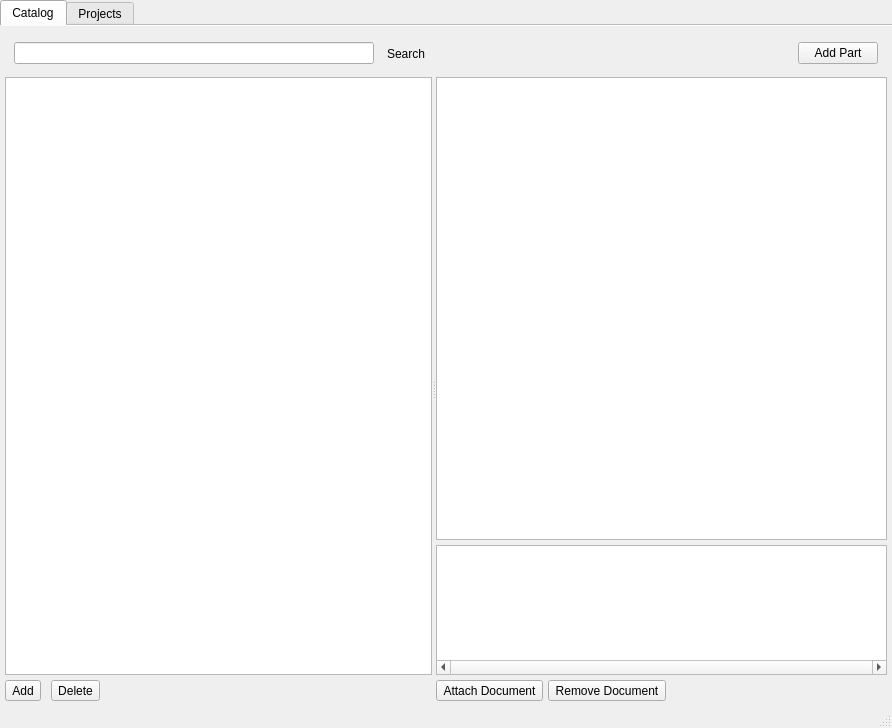
<?xml version="1.0" encoding="UTF-8"?>
<ui version="4.0">
 <class>MainWindow</class>
 <widget class="QMainWindow" name="MainWindow">
  <property name="geometry">
   <rect>
    <x>0</x>
    <y>0</y>
    <width>892</width>
    <height>728</height>
   </rect>
  </property>
  <property name="windowTitle">
   <string>MainWindow</string>
  </property>
  <property name="inputMethodHints">
   <set>Qt::ImhUppercaseOnly</set>
  </property>
  <widget class="QWidget" name="centralwidget">
   <layout class="QVBoxLayout" name="verticalLayout" stretch="0">
    <property name="leftMargin">
     <number>0</number>
    </property>
    <property name="topMargin">
     <number>0</number>
    </property>
    <property name="rightMargin">
     <number>0</number>
    </property>
    <property name="bottomMargin">
     <number>0</number>
    </property>
    <item>
     <widget class="QTabWidget" name="view">
      <property name="minimumSize">
       <size>
        <width>100</width>
        <height>100</height>
       </size>
      </property>
      <property name="tabPosition">
       <enum>QTabWidget::North</enum>
      </property>
      <property name="tabShape">
       <enum>QTabWidget::Rounded</enum>
      </property>
      <property name="currentIndex">
       <number>0</number>
      </property>
      <property name="elideMode">
       <enum>Qt::ElideMiddle</enum>
      </property>
      <property name="usesScrollButtons">
       <bool>false</bool>
      </property>
      <property name="documentMode">
       <bool>true</bool>
      </property>
      <property name="movable">
       <bool>false</bool>
      </property>
      <widget class="QWidget" name="catalog_tab">
       <property name="sizePolicy">
        <sizepolicy hsizetype="MinimumExpanding" vsizetype="MinimumExpanding">
         <horstretch>0</horstretch>
         <verstretch>0</verstretch>
        </sizepolicy>
       </property>
       <property name="minimumSize">
        <size>
         <width>886</width>
         <height>0</height>
        </size>
       </property>
       <property name="inputMethodHints">
        <set>Qt::ImhSensitiveData</set>
       </property>
       <attribute name="title">
        <string>Catalog</string>
       </attribute>
       <layout class="QVBoxLayout" name="verticalLayout_5" stretch="0,0">
        <property name="sizeConstraint">
         <enum>QLayout::SetMinimumSize</enum>
        </property>
        <property name="leftMargin">
         <number>5</number>
        </property>
        <property name="topMargin">
         <number>5</number>
        </property>
        <property name="rightMargin">
         <number>5</number>
        </property>
        <property name="bottomMargin">
         <number>5</number>
        </property>
        <item>
         <widget class="QWidget" name="command_frame" native="true">
          <property name="sizePolicy">
           <sizepolicy hsizetype="Preferred" vsizetype="Fixed">
            <horstretch>0</horstretch>
            <verstretch>0</verstretch>
           </sizepolicy>
          </property>
          <property name="minimumSize">
           <size>
            <width>0</width>
            <height>40</height>
           </size>
          </property>
          <property name="baseSize">
           <size>
            <width>0</width>
            <height>50</height>
           </size>
          </property>
          <layout class="QHBoxLayout" name="horizontalLayout_2">
           <property name="topMargin">
            <number>5</number>
           </property>
           <property name="bottomMargin">
            <number>0</number>
           </property>
           <item>
            <widget class="QLineEdit" name="searchStr"/>
           </item>
           <item>
            <widget class="QToolButton" name="searchBtn">
             <property name="text">
              <string>Search</string>
             </property>
             <property name="icon">
              <iconset resource="resources.qrc">
               <normaloff>:/btn/icons/search.png</normaloff>:/btn/icons/search.png</iconset>
             </property>
             <property name="autoRepeatDelay">
              <number>300</number>
             </property>
             <property name="toolButtonStyle">
              <enum>Qt::ToolButtonIconOnly</enum>
             </property>
             <property name="autoRaise">
              <bool>true</bool>
             </property>
            </widget>
           </item>
           <item>
            <spacer name="horizontalSpacer">
             <property name="orientation">
              <enum>Qt::Horizontal</enum>
             </property>
             <property name="sizeHint" stdset="0">
              <size>
               <width>343</width>
               <height>20</height>
              </size>
             </property>
            </spacer>
           </item>
           <item>
            <widget class="QPushButton" name="addPartBtn">
             <property name="text">
              <string>Add Part</string>
             </property>
            </widget>
           </item>
          </layout>
         </widget>
        </item>
        <item>
         <widget class="QSplitter" name="selector_split">
          <property name="sizePolicy">
           <sizepolicy hsizetype="Preferred" vsizetype="Preferred">
            <horstretch>0</horstretch>
            <verstretch>0</verstretch>
           </sizepolicy>
          </property>
          <property name="orientation">
           <enum>Qt::Horizontal</enum>
          </property>
          <property name="opaqueResize">
           <bool>true</bool>
          </property>
          <widget class="QWidget" name="verticalLayoutWidget">
           <layout class="QVBoxLayout" name="selector_frame" stretch="0,0">
            <property name="spacing">
             <number>5</number>
            </property>
            <property name="sizeConstraint">
             <enum>QLayout::SetMinimumSize</enum>
            </property>
            <item>
             <widget class="QTreeView" name="types_tree_view">
              <property name="sizePolicy">
               <sizepolicy hsizetype="Expanding" vsizetype="Preferred">
                <horstretch>1</horstretch>
                <verstretch>1</verstretch>
               </sizepolicy>
              </property>
              <property name="minimumSize">
               <size>
                <width>200</width>
                <height>0</height>
               </size>
              </property>
              <property name="maximumSize">
               <size>
                <width>16777215</width>
                <height>16777215</height>
               </size>
              </property>
              <property name="baseSize">
               <size>
                <width>200</width>
                <height>0</height>
               </size>
              </property>
              <property name="showDropIndicator" stdset="0">
               <bool>false</bool>
              </property>
              <property name="dragDropMode">
               <enum>QAbstractItemView::DropOnly</enum>
              </property>
              <property name="defaultDropAction">
               <enum>Qt::LinkAction</enum>
              </property>
              <property name="rootIsDecorated">
               <bool>false</bool>
              </property>
              <property name="headerHidden">
               <bool>true</bool>
              </property>
             </widget>
            </item>
            <item>
             <layout class="QGridLayout" name="gridLayout">
              <property name="bottomMargin">
               <number>0</number>
              </property>
              <item row="0" column="3">
               <spacer name="horizontalSpacer_2">
                <property name="orientation">
                 <enum>Qt::Horizontal</enum>
                </property>
                <property name="sizeHint" stdset="0">
                 <size>
                  <width>40</width>
                  <height>20</height>
                 </size>
                </property>
               </spacer>
              </item>
              <item row="0" column="2">
               <widget class="QToolButton" name="delTypeBtn">
                <property name="text">
                 <string>Delete</string>
                </property>
               </widget>
              </item>
              <item row="0" column="1">
               <spacer name="horizontalSpacer_3">
                <property name="orientation">
                 <enum>Qt::Horizontal</enum>
                </property>
                <property name="sizeType">
                 <enum>QSizePolicy::Minimum</enum>
                </property>
                <property name="sizeHint" stdset="0">
                 <size>
                  <width>5</width>
                  <height>20</height>
                 </size>
                </property>
               </spacer>
              </item>
              <item row="0" column="0">
               <widget class="QToolButton" name="addTypeBtn">
                <property name="enabled">
                 <bool>true</bool>
                </property>
                <property name="text">
                 <string>Add</string>
                </property>
               </widget>
              </item>
             </layout>
            </item>
           </layout>
          </widget>
          <widget class="QWidget" name="layoutWidget">
           <layout class="QVBoxLayout" name="data_frame" stretch="1,0,0">
            <property name="spacing">
             <number>5</number>
            </property>
            <property name="sizeConstraint">
             <enum>QLayout::SetDefaultConstraint</enum>
            </property>
            <property name="bottomMargin">
             <number>0</number>
            </property>
            <item>
             <widget class="QTableView" name="parts_tbl_view">
              <property name="sizePolicy">
               <sizepolicy hsizetype="Preferred" vsizetype="Preferred">
                <horstretch>1</horstretch>
                <verstretch>1</verstretch>
               </sizepolicy>
              </property>
              <property name="sizeIncrement">
               <size>
                <width>0</width>
                <height>0</height>
               </size>
              </property>
              <property name="autoFillBackground">
               <bool>true</bool>
              </property>
              <property name="frameShape">
               <enum>QFrame::StyledPanel</enum>
              </property>
              <property name="frameShadow">
               <enum>QFrame::Sunken</enum>
              </property>
              <property name="editTriggers">
               <set>QAbstractItemView::AnyKeyPressed|QAbstractItemView::DoubleClicked|QAbstractItemView::EditKeyPressed</set>
              </property>
              <property name="dragEnabled">
               <bool>false</bool>
              </property>
              <property name="dragDropOverwriteMode">
               <bool>false</bool>
              </property>
              <property name="dragDropMode">
               <enum>QAbstractItemView::NoDragDrop</enum>
              </property>
              <property name="defaultDropAction">
               <enum>Qt::IgnoreAction</enum>
              </property>
              <property name="selectionMode">
               <enum>QAbstractItemView::SingleSelection</enum>
              </property>
              <property name="selectionBehavior">
               <enum>QAbstractItemView::SelectRows</enum>
              </property>
             </widget>
            </item>
            <item>
             <layout class="QHBoxLayout" name="horizontalLayout_3" stretch="0">
              <property name="bottomMargin">
               <number>0</number>
              </property>
              <item>
               <widget class="QListWidget" name="docListWidget">
                <property name="sizePolicy">
                 <sizepolicy hsizetype="Expanding" vsizetype="Fixed">
                  <horstretch>0</horstretch>
                  <verstretch>0</verstretch>
                 </sizepolicy>
                </property>
                <property name="minimumSize">
                 <size>
                  <width>0</width>
                  <height>100</height>
                 </size>
                </property>
                <property name="maximumSize">
                 <size>
                  <width>16777215</width>
                  <height>130</height>
                 </size>
                </property>
                <property name="verticalScrollBarPolicy">
                 <enum>Qt::ScrollBarAlwaysOff</enum>
                </property>
                <property name="horizontalScrollBarPolicy">
                 <enum>Qt::ScrollBarAlwaysOn</enum>
                </property>
                <property name="autoScroll">
                 <bool>true</bool>
                </property>
                <property name="editTriggers">
                 <set>QAbstractItemView::NoEditTriggers</set>
                </property>
                <property name="dragDropMode">
                 <enum>QAbstractItemView::DragDrop</enum>
                </property>
                <property name="selectionMode">
                 <enum>QAbstractItemView::NoSelection</enum>
                </property>
                <property name="horizontalScrollMode">
                 <enum>QAbstractItemView::ScrollPerItem</enum>
                </property>
                <property name="flow">
                 <enum>QListView::TopToBottom</enum>
                </property>
                <property name="resizeMode">
                 <enum>QListView::Adjust</enum>
                </property>
                <property name="spacing">
                 <number>6</number>
                </property>
                <property name="viewMode">
                 <enum>QListView::IconMode</enum>
                </property>
                <property name="uniformItemSizes">
                 <bool>true</bool>
                </property>
               </widget>
              </item>
             </layout>
            </item>
            <item>
             <layout class="QGridLayout" name="gridLayout_2">
              <property name="bottomMargin">
               <number>0</number>
              </property>
              <item row="0" column="0">
               <widget class="QToolButton" name="addDocBtn">
                <property name="text">
                 <string>Attach Document</string>
                </property>
               </widget>
              </item>
              <item row="0" column="1">
               <widget class="QToolButton" name="delDocBtn">
                <property name="text">
                 <string>Remove Document</string>
                </property>
               </widget>
              </item>
              <item row="0" column="2">
               <spacer name="horizontalSpacer_4">
                <property name="orientation">
                 <enum>Qt::Horizontal</enum>
                </property>
                <property name="sizeHint" stdset="0">
                 <size>
                  <width>40</width>
                  <height>20</height>
                 </size>
                </property>
               </spacer>
              </item>
             </layout>
            </item>
           </layout>
          </widget>
         </widget>
        </item>
       </layout>
      </widget>
      <widget class="QWidget" name="project_tab">
       <attribute name="title">
        <string>Projects</string>
       </attribute>
       <layout class="QHBoxLayout" name="horizontalLayout">
        <item>
         <widget class="QSplitter" name="splitter_2">
          <property name="orientation">
           <enum>Qt::Horizontal</enum>
          </property>
          <widget class="QTreeView" name="projects_tree"/>
          <widget class="QSplitter" name="splitter">
           <property name="orientation">
            <enum>Qt::Vertical</enum>
           </property>
           <widget class="QTableView" name="tableView"/>
           <widget class="QFrame" name="frame">
            <property name="frameShape">
             <enum>QFrame::StyledPanel</enum>
            </property>
            <property name="frameShadow">
             <enum>QFrame::Raised</enum>
            </property>
           </widget>
          </widget>
         </widget>
        </item>
       </layout>
      </widget>
     </widget>
    </item>
   </layout>
  </widget>
  <widget class="QMenuBar" name="menubar">
   <property name="geometry">
    <rect>
     <x>0</x>
     <y>0</y>
     <width>892</width>
     <height>24</height>
    </rect>
   </property>
  </widget>
  <widget class="QStatusBar" name="statusbar"/>
 </widget>
 <resources>
  <include location="resources.qrc"/>
 </resources>
 <connections/>
</ui>
